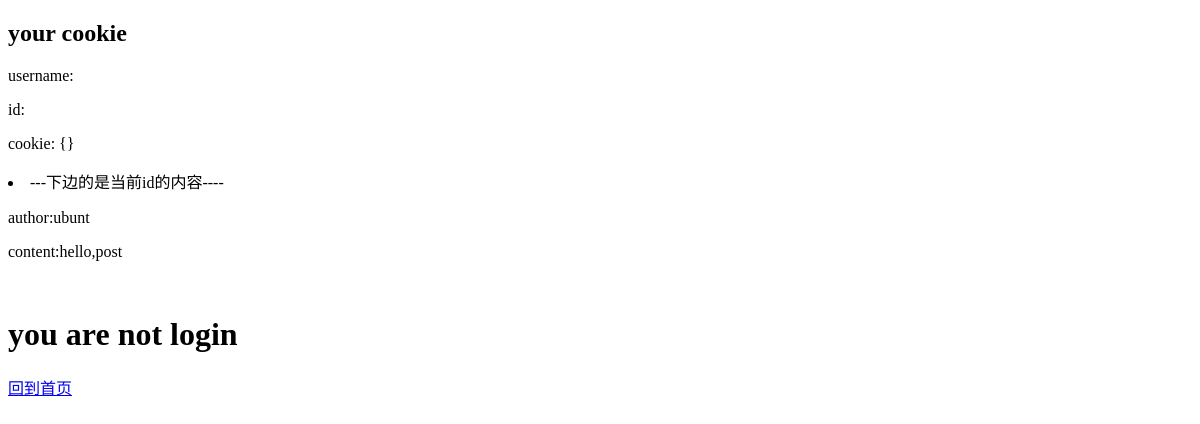
/comments/post/1, run on an earlier commit of the app's database.
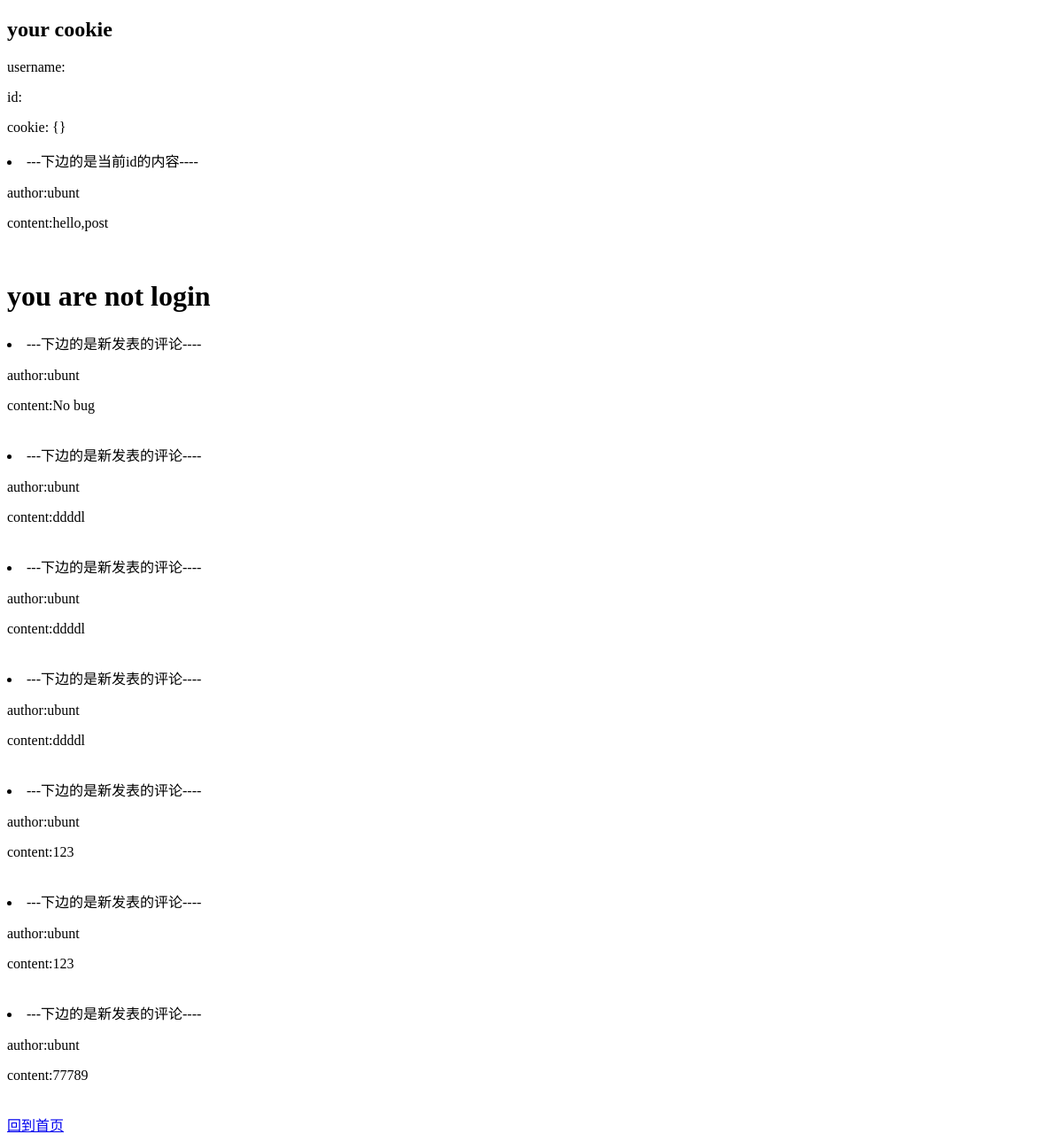
And on a later commit of the database.
### comments/models.py (models this page shows)
class Post(models.Model):
    id = models.IntegerField(primary_key=True)
    body = models.TextField()
    author = models.ForeignKey('User', on_delete=models.CASCADE)  # 默认关联到User的主键

class User(models.Model):
    username = models.CharField(max_length=20)
    id = models.IntegerField(primary_key=True)

class Comment(models.Model):
    id = models.IntegerField(primary_key=True)
    body = models.TextField()
    author = models.ForeignKey('User', on_delete=models.CASCADE)  # 发表评论的作者
    post = models.ForeignKey('Post', on_delete=models.CASCADE)  # 被评论的是哪一个post

### comments/views.py (the view, shortened to what this page needs)
# urls.py: path('post/<int:post_id>', views.post, name='post'),
def post(request, post_id):
    post = get_object_or_404(Post, id=post_id)
    comments = Comment.objects.filter(post__id=post_id).select_related()  # 找到所有当前post下的评论
    return render(request, 'post.html', {'post': post, 'comments': comments, 'post_id': post_id})

### News/templates/post.html (shortened to what this page needs)
<!DOCTYPE html>
<html lang="en">
<head>
</head>
<body>
<div>
    {% block content %}
    <h2>your cookie</h2>
    <p> username:{{request.session.username}}</p>
    <p> id:{{request.session.user_id}}</p>
    <p>cookie: {{request.COOKIES}}</p>
</div>
<div>
        <li>---下边的是当前id的内容----
            <p>author:{{post.author.username}}</p>
            <p>content:{{post.body}}</p>
        </li>
        <br/>
</div>
<div>
    {% if request.session.is_login %}
        <h1>hello,what's you want to comment?</h1>
        {% block mainbody %}
        <form action="/News/post/{{post_id}}" method="post">
            {% csrf_token %}
            content:<input type="text" style="width:700px;height:200px;" name="body"/> <br/>
            <input type="submit" value="Submit"/>
        </form>
        {% endblock %}
    {% else %}
        <h1>you are not login</h1>
    {% endif %}
</div>
<div>
    {% for comment in comments %}
        <li>---下边的是新发表的评论----
            <p>author:{{comment.author.username}}</p>
            <p>content:{{comment.body}}</p>
        </li>
        <br/>
    {% endfor %}
</div>
<div>
    <a href="/News/index">回到首页</a>
</div>
{% endblock %}
</body>
</html>

What changed in the data, as far as the page shows it:
added Comment: author.username "ubunt", body "No bug"
added Comment: author.username "ubunt", body "ddddl"
added Comment: author.username "ubunt", body "ddddl"
added Comment: author.username "ubunt", body "ddddl"
added Comment: author.username "ubunt", body "123"
added Comment: author.username "ubunt", body "123"
added Comment: author.username "ubunt", body "77789"
